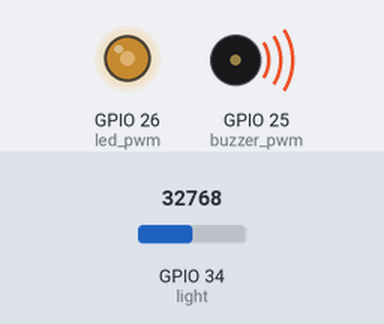
Recording of a program running on a simulated ESP32 board running MicroPython. Parts: output pins drawn as LEDs (lit = HIGH), buzzer (waves = sounding). Inputs (shaded band) come from the test bench; at power-on: GPIO 34 (light) = 32768 (analog values on the 0–65535 scale).

Above: at 1.2 s.
1.3 s: GPIO 34 (light) set to 45874
At 2.4 s:
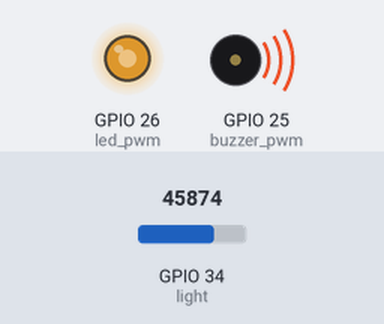
2.8 s: GPIO 34 (light) set to 57670
At 3.6 s:
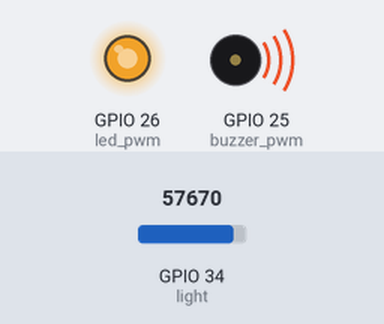
4.3 s: GPIO 34 (light) set to 7864
At 4.8 s:
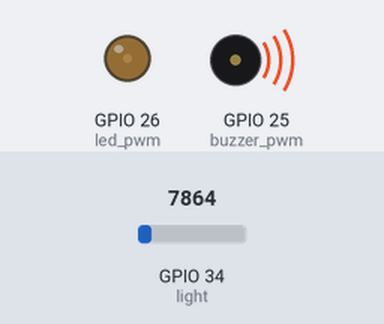
5.8 s: GPIO 34 (light) set to 0
At 7.2 s:
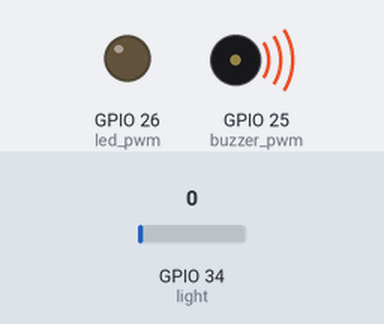
Timing chart, 0 to 8.3 s (numbered marks = the images above; inputs shaded):
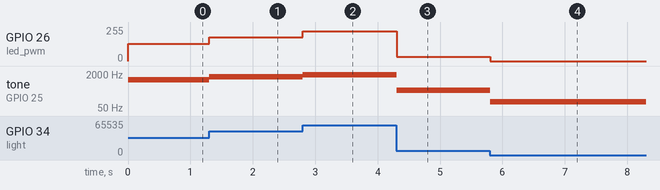

The program:

main.py
```python
from time import sleep
from machine import ADC, Pin, PWM

light = ADC(Pin(34))
raw = light.read_u16()

led_pwm = PWM(Pin(26), freq=1000, duty_u16=0)
buzzer_pwm = PWM(Pin(25), freq=1000, duty_u16=10768)

while True:
    raw = light.read_u16()
    # 更新 LED 和 piezo
    led_pwm.duty_u16(raw)
    frequency = int(raw / 65535 * 2000 + 100)
    buzzer_pwm.freq(frequency)  # 将频率映射到 100-2100 Hz 范围
    sleep(0.1)  # 10 Hz
    raw = raw % 65536  # 保持在 0-65535 范围内
```

Measured:
- after the input at 1.3 s, GPIO 26 (led_pwm): 128/255 → 178/255 at once; tone on GPIO 25 (buzzer_pwm): 1100 Hz → 1499 Hz at once
- after the input at 2.8 s, GPIO 26 (led_pwm): 178/255 → 224/255 at once; tone on GPIO 25 (buzzer_pwm): 1499 Hz → 1859 Hz at once
- after the input at 4.3 s, GPIO 26 (led_pwm): 224/255 → 31/255 at once; tone on GPIO 25 (buzzer_pwm): 1859 Hz → 339 Hz at once
- after the input at 5.8 s, GPIO 26 (led_pwm): 31/255 → 0/255 at once; tone on GPIO 25 (buzzer_pwm): 339 Hz → 100 Hz at once
